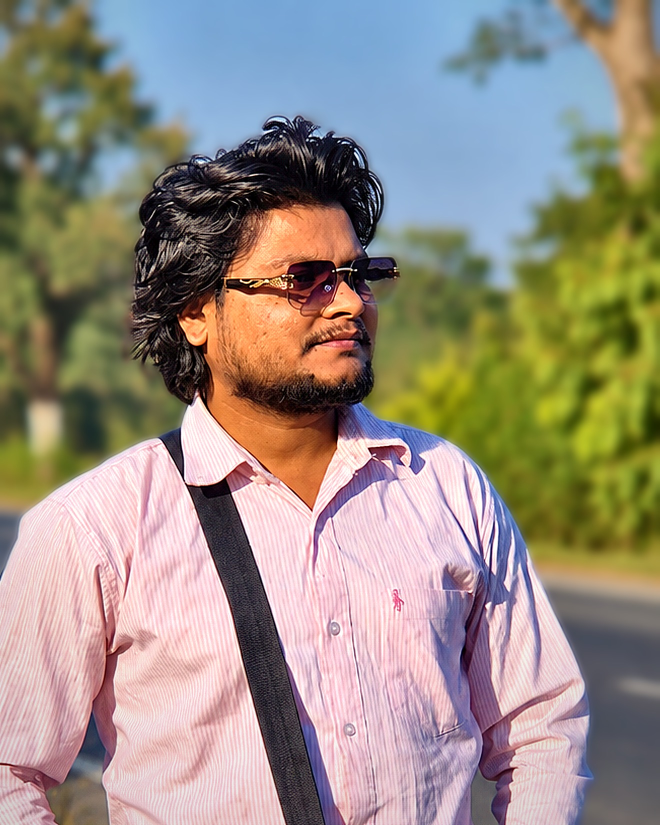
#> input picture src/assets/portrait-composite.jpg, 1320 x 1650 px (shown at 1/2 size)
$ python enhance_photo.py ../src/assets/portrait-composite.jpg ../src/assets/portrait-composite.jpg
#> lines starting #> are read from the running program, lines starting #| are printed output that depends on the picture; after the words box and inside, x2 and y2 are one past the last pixel; in counts of white or black regions, pixels touching at a corner belong together
"""Enhance the portrait without altering facial geometry.
Only global/local tone, colour, sharpening, crop, uniform upscale and a
background-only blur. No warping, no face retouching, no generative fill."""
import sys
import cv2
import numpy as np

import os
if len(sys.argv) != 3:
    sys.exit('usage: python tools/enhance_photo.py <source-photo> <outdir>')
src_path, outdir = sys.argv[1], sys.argv[2]
os.makedirs(outdir, exist_ok=True)
out_path = os.path.join(outdir, 'portrait-composite.png')
preview_path = os.path.join(outdir, 'compare.png')
img = cv2.imread(src_path, cv2.IMREAD_COLOR)
#> img is the input picture: shape (1650, 1320, 3); mean B, G, R 130.1, 141.5, 151.9
H0, W0 = img.shape[:2]
#> H0 = 1650; W0 = 1320

# 1. Align: 4:5 crop, eyes on the upper third, face slightly left of centre
#    (he looks to frame-right, so leave lead room on that side).
eye_x, eye_y = 470, 488                      # measured on the 941x1672 original
cw = 660; ch = int(cw * 5 / 4)               # 660 x 825
x0 = int(round(eye_x - 0.46 * cw)); y0 = int(round(eye_y - 0.34 * ch))
x0 = max(0, min(W0 - cw, x0)); y0 = max(0, min(H0 - ch, y0))
#> after `x0 = max(0, min(W0 - cw, x0))`: x0 = 166
#> after `y0 = max(0, min(H0 - ch, y0))`: y0 = 208
crop = img[y0:y0 + ch, x0:x0 + cw].copy()

# 2. Subject mask with GrabCut (rect + hints), feathered.
mask = np.full(crop.shape[:2], cv2.GC_PR_BGD, np.uint8)
mask[int(ch * 0.08):, int(cw * 0.02):int(cw * 0.97)] = cv2.GC_PR_FGD
mask[:int(ch * 0.07), :] = cv2.GC_BGD                       # sky above hair
mask[:int(ch * 0.45), :int(cw * 0.20)] = cv2.GC_BGD          # trees left of head
mask[:int(ch * 0.50), int(cw * 0.74):] = cv2.GC_BGD          # trees right of head
mask[:int(ch * 0.16), int(cw * 0.64):] = cv2.GC_BGD          # sky right of hair
mask[int(ch * 0.24):int(ch * 0.44), int(cw * 0.36):int(cw * 0.54)] = cv2.GC_FGD   # face (well inside the cheeks)
mask[int(ch * 0.62):, int(cw * 0.25):int(cw * 0.72)] = cv2.GC_FGD                 # shirt
bgd, fgd = np.zeros((1, 65), np.float64), np.zeros((1, 65), np.float64)
cv2.grabCut(crop, mask, None, bgd, fgd, 10, cv2.GC_INIT_WITH_MASK)
fg = np.where((mask == cv2.GC_FGD) | (mask == cv2.GC_PR_FGD), 1.0, 0.0).astype(np.float32)
fg = cv2.morphologyEx(fg, cv2.MORPH_CLOSE, np.ones((9, 9), np.uint8))
fg = cv2.morphologyEx(fg, cv2.MORPH_OPEN, np.ones((5, 5), np.uint8))

# 3. Uniform 2x upscale (same factor on both axes -> no shape change).
S = 2
up = cv2.resize(crop, (cw * S, ch * S), interpolation=cv2.INTER_LANCZOS4)
fg = cv2.resize(fg, (cw * S, ch * S), interpolation=cv2.INTER_LINEAR)
fg_hard = fg.copy()
fg = cv2.GaussianBlur(fg, (0, 0), 4)[..., None]          # feathered edge

f = up.astype(np.float32) / 255.0

# 4. Tone: local contrast on luminance (CLAHE, gentle), lift shadows, protect highlights.
lab = cv2.cvtColor(up, cv2.COLOR_BGR2LAB)
#> lab: shape (1650, 1320, 3); mean of channels 0, 1, 2 122.9, 136.1, 138.8
L, A, B = cv2.split(lab)
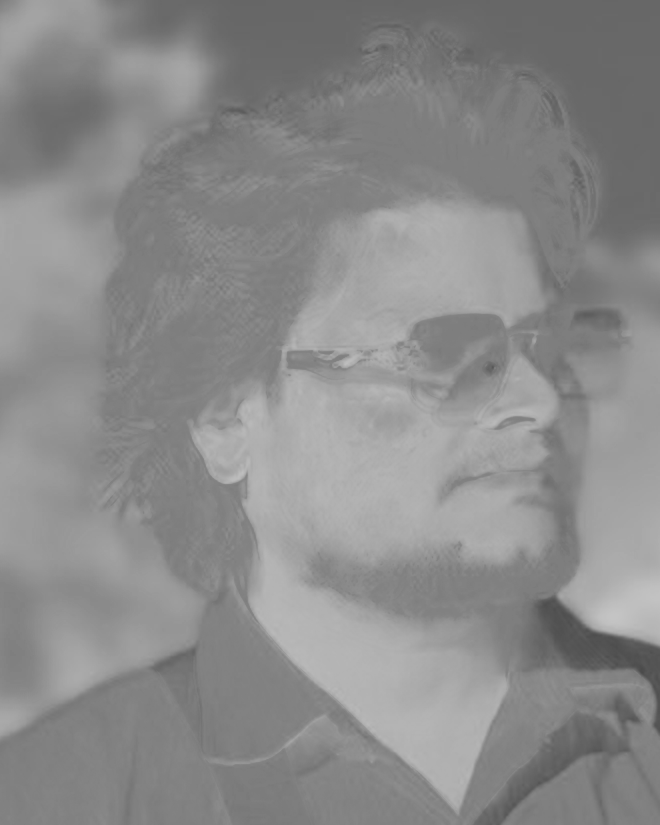
#> B: shape (1650, 1320) (shown at 1/2 size); min 74, max 196, mean 138.8
L2 = cv2.createCLAHE(clipLimit=1.6, tileGridSize=(8, 8)).apply(L)
L = cv2.addWeighted(L, 0.45, L2, 0.55, 0)
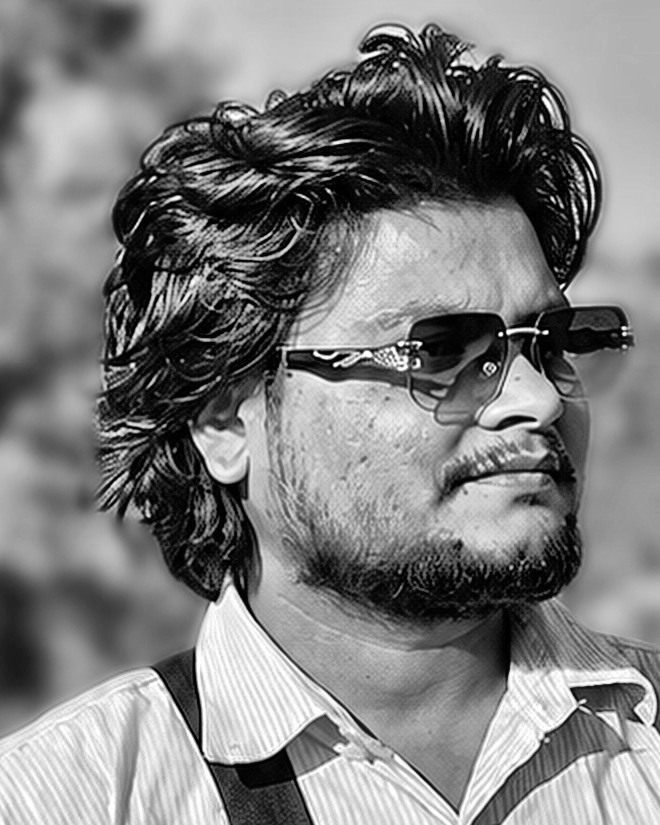
#> L: shape (1650, 1320) (shown at 1/2 size); min 0, max 255, mean 126.4
lab = cv2.merge([L, A, B])
#> lab: shape (1650, 1320, 3); mean of channels 0, 1, 2 126.4, 136.1, 138.8
f = cv2.cvtColor(lab, cv2.COLOR_LAB2BGR).astype(np.float32) / 255.0
#> f: shape (1650, 1320, 3) float32; mean of channels 0, 1, 2 0.402, 0.452, 0.538
f = np.clip(f, 0, 1)
f = f + 0.10 * (1 - f) * (1 - f) * f * 4          # shadow lift (tone curve)
#> f: shape (1650, 1320, 3) float32; mean of channels 0, 1, 2 0.439, 0.488, 0.569
f = 1 - (1 - f) ** 1.08                           # gentle brightening, highlights rolled off
#> f: shape (1650, 1320, 3) float32; mean of channels 0, 1, 2 0.457, 0.508, 0.588
f = (f - 0.5) * 1.08 + 0.5                        # a touch of global contrast
#> f: shape (1650, 1320, 3) float32; mean of channels 0, 1, 2 0.454, 0.509, 0.595

# 5. Colour: vibrance (boost low-saturation colours more), warm golden grade.
hsv = cv2.cvtColor(np.clip(f, 0, 1).astype(np.float32), cv2.COLOR_BGR2HSV)
#> hsv: shape (1650, 1320, 3) float32; mean H, S, V 131.1, 0.4, 0.6
s = hsv[..., 1]
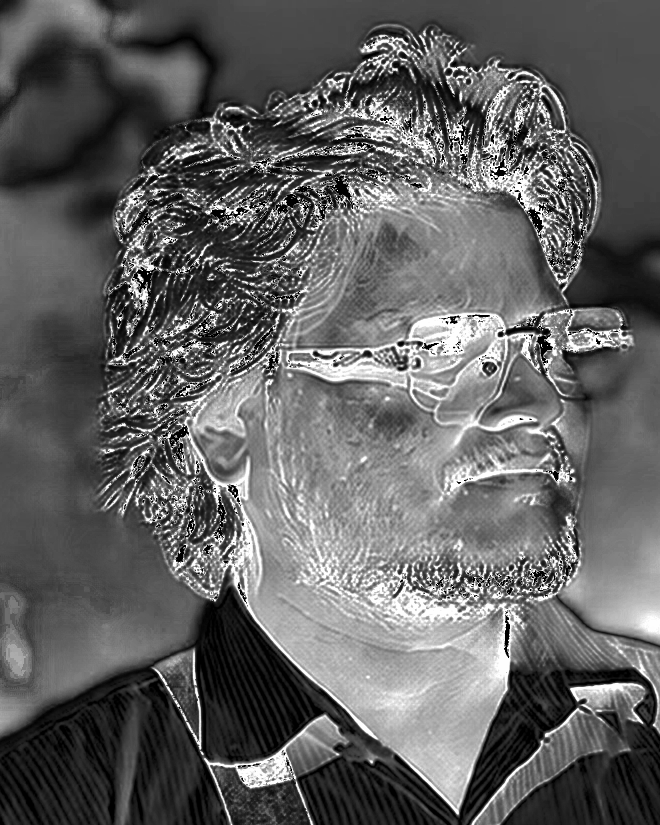
#> s: shape (1650, 1320) float32 (shown at 1/2 size); min 0, max 1, mean 0.385
hsv[..., 1] = np.clip(s + (1 - s) * s * 0.85, 0, 1)
#> hsv: shape (1650, 1320, 3) float32; mean H, S, V 131.1, 0.5, 0.6
f = cv2.cvtColor(hsv, cv2.COLOR_HSV2BGR)
f[..., 2] *= 1.035; f[..., 1] *= 1.01; f[..., 0] *= 0.955   # BGR: warm up

# 6. Background only: soft bokeh blur, slightly darker & less saturated.
bg = cv2.GaussianBlur(f, (0, 0), 6)
bg_hsv = cv2.cvtColor(np.clip(bg, 0, 1).astype(np.float32), cv2.COLOR_BGR2HSV)
#> bg_hsv: shape (1650, 1320, 3) float32; mean H, S, V 114.7, 0.5, 0.6
bg_hsv[..., 1] *= 1.05; bg_hsv[..., 2] *= 0.92
#> after `bg_hsv[..., 1] *= 1.05`: bg_hsv: shape (1650, 1320, 3) float32; mean H, S, V 114.7, 0.5, 0.6
#> after `bg_hsv[..., 2] *= 0.92`: bg_hsv: shape (1650, 1320, 3) float32; mean H, S, V 114.7, 0.5, 0.6
bg = cv2.cvtColor(bg_hsv, cv2.COLOR_HSV2BGR)

# 7. Subject only: crisp detail (unsharp mask on luminance-ish via all channels, small radius).
blur = cv2.GaussianBlur(f, (0, 0), 1.4)
sharp = np.clip(f + (f - blur) * 0.9, 0, 1)
blur2 = cv2.GaussianBlur(sharp, (0, 0), 5)
sharp = np.clip(sharp + (sharp - blur2) * 0.18, 0, 1)   # mid-frequency clarity

out = sharp * fg + bg * (1 - fg)

# 8. Vignette.
h, w = out.shape[:2]
#> h = 1650; w = 1320
yy, xx = np.mgrid[0:h, 0:w].astype(np.float32)
d = np.sqrt(((xx - w * 0.47) / (w * 0.75)) ** 2 + ((yy - h * 0.40) / (h * 0.80)) ** 2)
out *= (1 - np.clip(d - 0.55, 0, 1) * 0.45)[..., None]

out8 = (np.clip(out, 0, 1) * 255 + 0.5).astype(np.uint8)
cv2.imwrite(os.path.join(outdir, 'portrait-composite.jpg'), out8, [cv2.IMWRITE_JPEG_QUALITY, 92])

# before/after preview at equal size
before = cv2.resize(crop, (cw * S, ch * S), interpolation=cv2.INTER_LANCZOS4)
prev = np.hstack([before, np.full((ch * S, 24, 3), 255, np.uint8), out8])
prev = cv2.resize(prev, (prev.shape[1] // 2, prev.shape[0] // 2), interpolation=cv2.INTER_AREA)
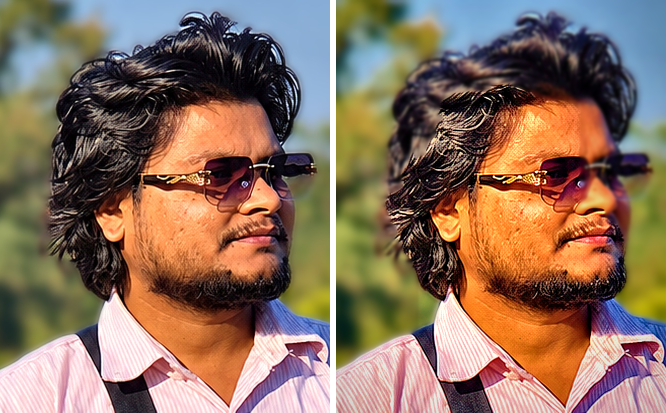
#> prev: shape (825, 1332, 3) (shown at 1/2 size); mean B, G, R 93.7, 111.8, 137.6
cv2.imwrite(preview_path, prev)
mask_dbg = (fg[..., 0] * 255).astype(np.uint8)
cv2.imwrite(os.path.join(outdir, 'mask.png'), cv2.resize(mask_dbg, (cw, ch)))
print('crop', x0, y0, cw, ch, '->', out8.shape[1], 'x', out8.shape[0])
#| crop 166 208 660 825 -> 1320 x 1650

# ---- layers for 2.5D parallax (no geometry change to the face) ----
base = os.path.join(outdir, 'portrait')
alpha = cv2.GaussianBlur(fg_hard, (0, 0), 1.6)
alpha = np.clip((alpha - 0.5) * 1.6 + 0.5, 0, 1)            # crisp but anti-aliased edge
subj = np.dstack([out8, (alpha * 255 + 0.5).astype(np.uint8)])
cv2.imwrite(base + '-subject.png', subj)
cv2.imwrite(base + '-subject.webp', subj, [cv2.IMWRITE_WEBP_QUALITY, 90])
# background: remove the subject and fill the hole so parallax never reveals a ghost
hole = cv2.dilate((fg_hard > 0.3).astype(np.uint8), np.ones((41, 41), np.uint8))
small = cv2.resize(out8, (out8.shape[1] // 4, out8.shape[0] // 4), interpolation=cv2.INTER_AREA)
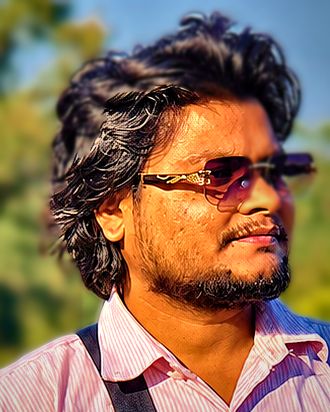
#> small: shape (412, 330, 3); mean B, G, R 85.1, 109, 138.8
hole_s = cv2.resize(hole, (small.shape[1], small.shape[0]), interpolation=cv2.INTER_NEAREST)
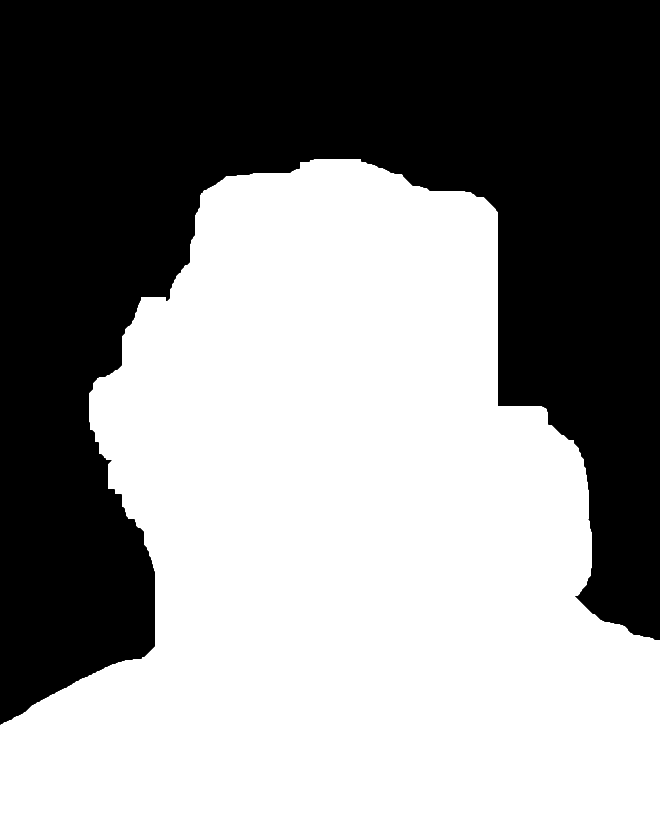
#> hole: shape (1650, 1320) (shown at 1/2 size); values 0 (black) and 1 (white), 55.2% white; 1 black region, box (x1, y1, x2, y2) and area: (0, 0, 1320, 1450) 974956
fill = cv2.inpaint(small, hole_s, 9, cv2.INPAINT_TELEA)
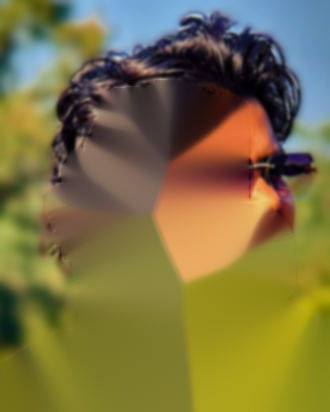
#> fill: shape (412, 330, 3); mean B, G, R 67.3, 114.2, 123.7
fill = cv2.resize(fill, (out8.shape[1], out8.shape[0]), interpolation=cv2.INTER_CUBIC)
#> fill: shape (1650, 1320, 3)
hm = cv2.GaussianBlur(hole.astype(np.float32), (0, 0), 12)[..., None]
bgl = (out8.astype(np.float32) * (1 - hm) + fill.astype(np.float32) * hm)
bgl = cv2.GaussianBlur(bgl, (0, 0), 3)
bg8 = np.clip(bgl, 0, 255).astype(np.uint8)
cv2.imwrite(base + '-bg.webp', bg8, [cv2.IMWRITE_WEBP_QUALITY, 82])
print('layers written')
